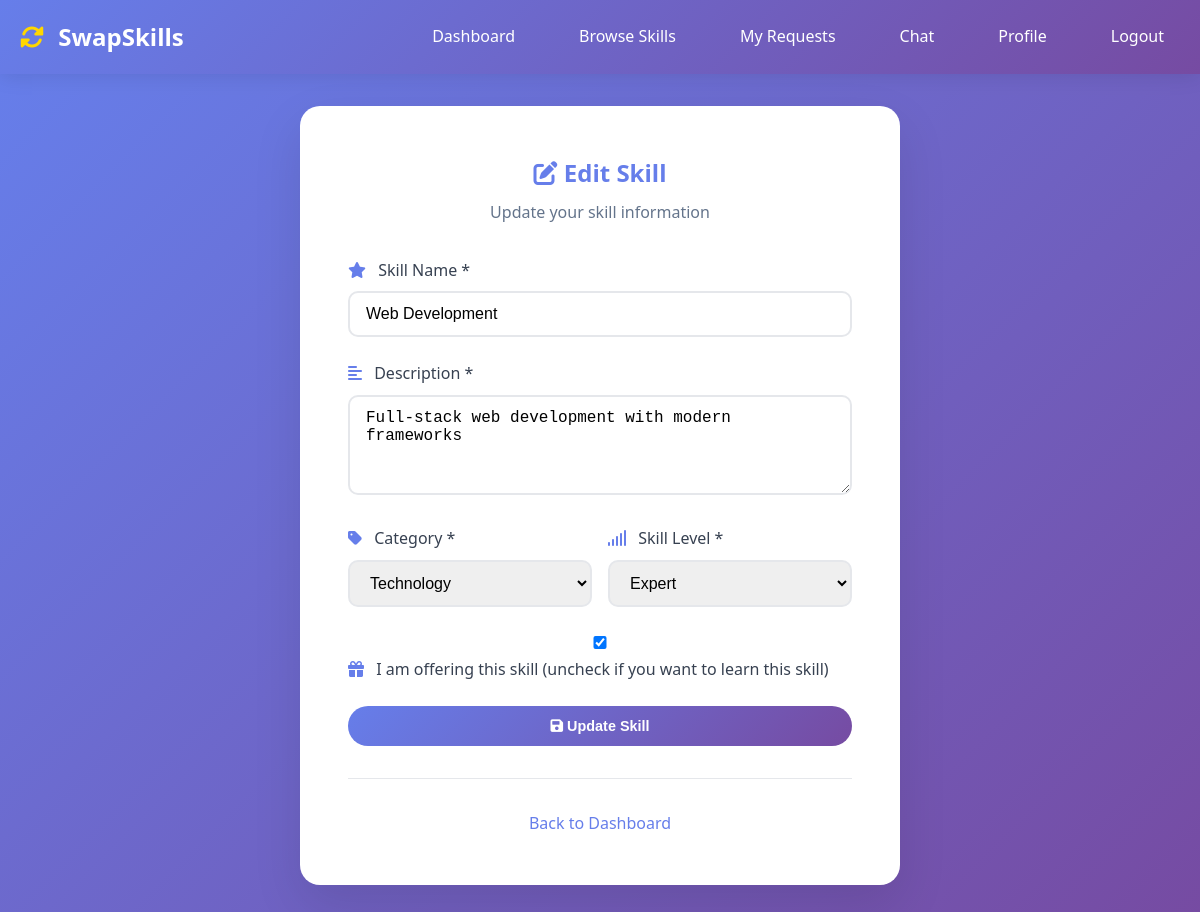
Screenshot of /edit-skill.php?id=1 (signed in) with the database file from the repository.
### tables this page shows
CREATE TABLE `skills` (
  `id` int(11) NOT NULL,
  `user_id` int(11) NOT NULL,
  `name` varchar(100) NOT NULL,
  `description` text DEFAULT NULL,
  `category` varchar(50) DEFAULT NULL,
  `level` enum('beginner','intermediate','expert') DEFAULT 'beginner',
  `is_offered` tinyint(1) DEFAULT 1,
  `created_at` timestamp NOT NULL DEFAULT current_timestamp()
);

### edit-skill.php (the view, shortened to what this page needs)
<?php
$user = getCurrentUser();
$skill_id = isset($_GET['id']) ? (int)$_GET['id'] : 0;
$pdo = getDBConnection();
$stmt = $pdo->prepare("SELECT * FROM skills WHERE id = ? AND user_id = ?");
$stmt->execute([$skill_id, $user['id']]);
$skill = $stmt->fetch(PDO::FETCH_ASSOC);
?>
<!DOCTYPE html>
<html lang="en">
<head>
    <link rel="stylesheet" href="css/style.css">
    <link href="https://cdnjs.cloudflare.com/ajax/libs/font-awesome/6.0.0/css/all.min.css" rel="stylesheet">
</head>
<body>
    <nav class="navbar">
        <div class="nav-container">
            <div class="nav-logo">
                <h2><i class="fa-solid fa-rotate"></i> SwapSkills</h2>
            </div>
            <div class="nav-menu">
                <a href="dashboard.php" class="nav-link">Dashboard</a>
                <a href="browse.php" class="nav-link">Browse Skills</a>
                <a href="requests.php" class="nav-link">My Requests</a>
                <a href="chat.php" class="nav-link">
                    Chat
                </a>
                <a href="profile.php" class="nav-link">Profile</a>
                <a href="logout.php" class="nav-link">Logout</a>
            </div>
        </div>
    </nav>
    <div class="auth-container">
        <div class="auth-card" style="max-width: 600px;">
            <div class="auth-header">
                <h2><i class="fas fa-edit"></i> Edit Skill</h2>
                <p>Update your skill information</p>
            </div>
            <form method="POST" class="auth-form">
                <div class="form-group">
                    <label for="name">
                        <i class="fas fa-star"></i>
                        Skill Name *
                    </label>
                    <input type="text" id="name" name="name" required
                           placeholder="e.g., Web Development, Photography, Guitar"
                           value="<?php echo htmlspecialchars($skill['name']); ?>">
                </div>
                <div class="form-group">
                    <label for="description">
                        <i class="fas fa-align-left"></i>
                        Description *
                    </label>
                    <textarea id="description" name="description" required rows="4"
                              placeholder="Describe your skill level, experience, and what you can offer or want to learn..."><?php echo htmlspecialchars($skill['description']); ?></textarea>
                </div>
                <div class="form-row">
                    <div class="form-group">
                        <label for="category">
                            <i class="fas fa-tag"></i>
                            Category *
                        </label>
                        <select id="category" name="category" required>
                            <option value="Technology" <?php echo ($skill['category'] === 'Technology') ? 'selected' : ''; ?>>Technology</option>
                        </select>
                    </div>
                    <div class="form-group">
                        <label for="level">
                            <i class="fas fa-signal"></i>
                            Skill Level *
                        </label>
                        <select id="level" name="level" required>
                            <option value="expert" <?php echo ($skill['level'] === 'expert') ? 'selected' : ''; ?>>Expert</option>
                        </select>
                    </div>
                </div>
                <div class="form-group">
                    <label>
                        <input type="checkbox" name="is_offered" value="1" <?php echo $skill['is_offered'] ? 'checked' : ''; ?>>
                        <i class="fas fa-gift"></i>
                        I am offering this skill (uncheck if you want to learn this skill)
                    </label>
                </div>
                <button type="submit" class="btn btn-primary btn-full">
                    <i class="fas fa-save"></i>
                    Update Skill
                </button>
            </form>
            <div class="auth-footer">
                <p><a href="dashboard.php">Back to Dashboard</a></p>
            </div>
        </div>
    </div>
</body>
</html>

### css/style.css (style rules this page uses)
* { margin: 0; padding: 0; box-sizing: border-box; }
body { font-family: 'Segoe UI', Tahoma, Geneva, Verdana, sans-serif; line-height: 1.6; color: #333; background-color: #f8fafc; }
.navbar { background: linear-gradient(135deg, #667eea 0%, #764ba2 100%); padding: 1rem 0; position: sticky; top: 0; z-index: 1000; box-shadow: 0 2px 20px rgba(0,0,0,0.1); }
.nav-container { max-width: 1200px; margin: 0 auto; padding: 0 20px; display: flex; justify-content: space-between; align-items: center; }
.nav-logo h2 { color: white; font-weight: 700; font-size: 1.5rem; }
.nav-logo i { margin-right: 8px; color: #ffd700; }
.nav-menu { display: flex; gap: 2rem; }
.nav-link { color: white; text-decoration: none; font-weight: 500; padding: 0.5rem 1rem; border-radius: 25px; transition: all 0.3s ease; }
.btn { display: inline-block; padding: 12px 24px; border: none; border-radius: 25px; font-weight: 600; text-decoration: none; text-align: center; cursor: pointer; transition: all 0.3s ease; font-size: 0.9rem; }
.btn-primary { background: linear-gradient(135deg, #667eea 0%, #764ba2 100%); color: white; }
.btn-full { width: 100%; }
.auth-container { min-height: 100vh; display: flex; align-items: center; justify-content: center; background: linear-gradient(135deg, #667eea 0%, #764ba2 100%); padding: 2rem; }
.auth-card { background: white; padding: 3rem; border-radius: 20px; box-shadow: 0 20px 50px rgba(0,0,0,0.1); width: 100%; max-width: 450px; }
.auth-header { text-align: center; margin-bottom: 2rem; }
.auth-header h2 { color: #667eea; margin-bottom: 0.5rem; }
.auth-header p { color: #64748b; }
.form-group { margin-bottom: 1.5rem; }
.form-row { display: grid; grid-template-columns: 1fr 1fr; gap: 1rem; }
.form-group label { display: block; margin-bottom: 0.5rem; color: #374151; font-weight: 500; }
.form-group label i { margin-right: 0.5rem; color: #667eea; }
.form-group input, .form-group select, .form-group textarea { width: 100%; padding: 12px 16px; border: 2px solid #e5e7eb; border-radius: 10px; font-size: 1rem; transition: border-color 0.3s ease; }
.auth-footer { text-align: center; margin-top: 2rem; padding-top: 2rem; border-top: 1px solid #e5e7eb; }
.auth-footer a { color: #667eea; text-decoration: none; }

### rows the page displays
skills: name "Web Development", description "Full-stack web development with modern frameworks", category "Technology", level "Expert", is_offered "☑"
